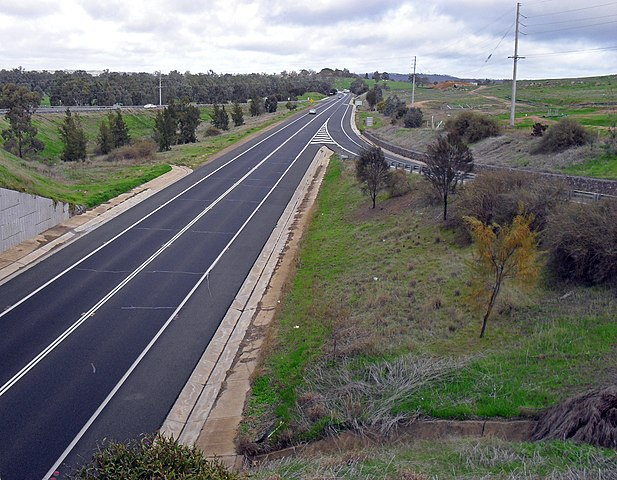
#> input picture After midterm/week 2/assets/road2.jpg, 617 x 480 px
$ python laneDetection.py
#> lines starting #> are read from the running program, lines starting #| are printed output that depends on the picture; after the words box and inside, x2 and y2 are one past the last pixel; in counts of white or black regions, pixels touching at a corner belong together
import cv2

import numpy as np


img = cv2.imread('./assets/road2.jpg')
#> img is the input picture: shape (480, 617, 3); mean B, G, R 109.5, 112, 110.2

gray = cv2.cvtColor(img, cv2.COLOR_BGR2GRAY)
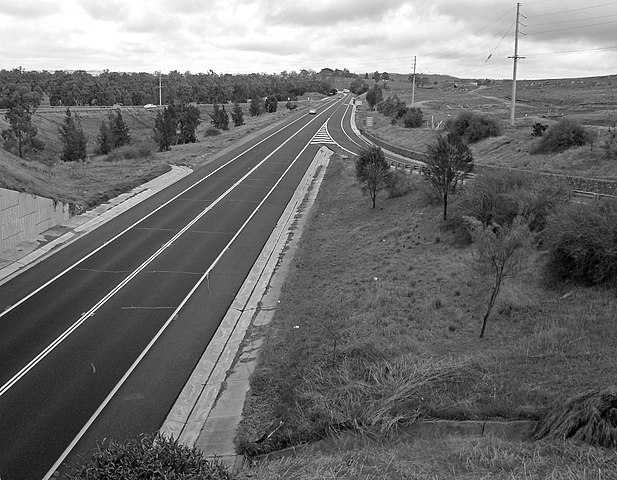
#> gray: shape (480, 617); min 0, max 255, mean 111.1

edges = cv2.Canny(gray,50,150,apertureSize=3)
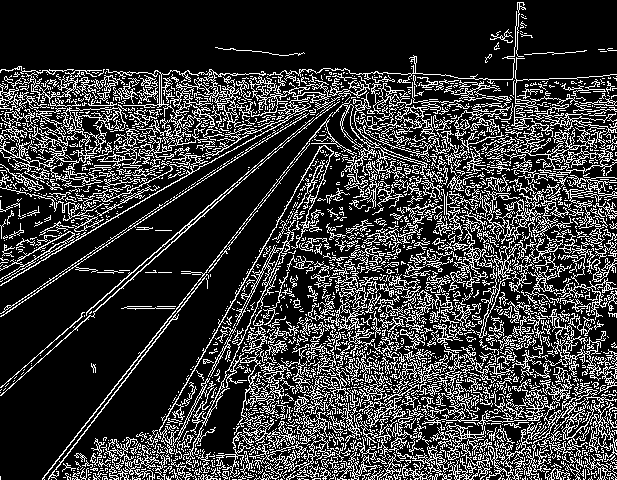
#> edges: shape (480, 617); 22% white in thin lines or dots

lines = cv2.HoughLinesP(edges,1,np.pi/360,100,minLineLength=50,maxLineGap=2)
#> lines = 16 rows, first 6: [86, 312, 262, 159], [48, 479, 128, 376], [35, 364, 280, 147], [0, 316, 193, 186], [143, 351, 303, 147], [9, 279, 184, 176]


if lines is not None:

    print("Found Lane")

    for line in lines:

        x1,y1,x2,y2 = line[0]

        cv2.line(img,(x1,y1),(x2,y2),(0,0,255),3)
#> this loop made 16 passes
#> (x1, y1, x2, y2) on passes 1 to 12: (86, 312, 262, 159), (48, 479, 128, 376), (35, 364, 280, 147), (0, 316, 193, 186), (143, 351, 303, 147), (9, 279, 184, 176), (184, 387, 322, 143), (159, 431, 233, 300), (100, 204, 171, 170), (42, 479, 161, 327), (12, 263, 70, 231), (207, 378, 253, 288)
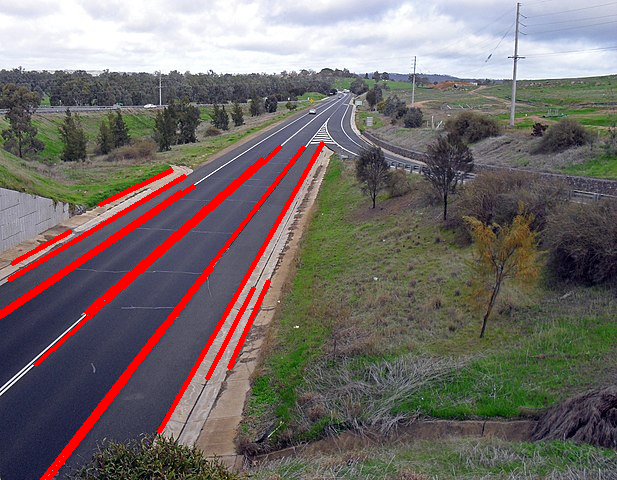
#> img: shape (480, 617, 3); 3.9% of pixels changed, all inside (x1, y1, x2, y2) = (0, 141, 325, 480)


cv2.imshow('Canny edge', edges)

cv2.imshow('houghlinesP', img)

cv2.waitKey(0)

cv2.destroyAllWindows()

$ run again, with After midterm/week 2/assets/Face 2.jpg copied over After midterm/week 2/assets/road2.jpg
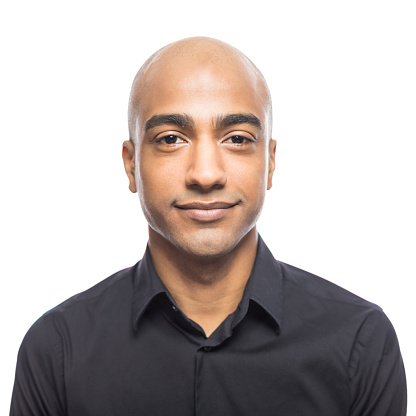
#> input picture After midterm/week 2/assets/Face 2.jpg, 416 x 416 px
#> img is the input picture: shape (416, 416, 3); mean B, G, R 177.7, 180.1, 188.5
#> `gray = cv2.cvtColor(img, cv2.COLOR_BGR2GRAY)`:
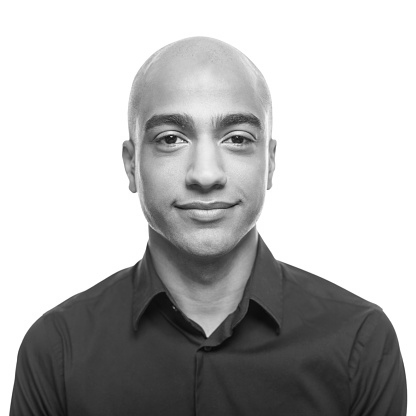
#> gray: shape (416, 416); min 8, max 255, mean 182.3
#> `edges = cv2.Canny(gray,50,150,apertureSize=3)`:
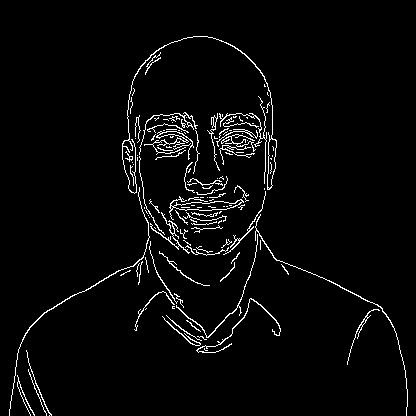
#> edges: shape (416, 416); 3.3% white in thin lines or dots, all inside (x1, y1, x2, y2) = (9, 36, 408, 416)
#> lines = None

$ run again, with After midterm/week 2/assets/Face3-1.jpg copied over After midterm/week 2/assets/road2.jpg
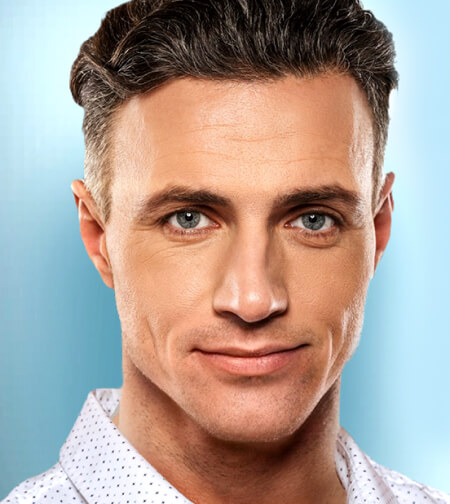
#> input picture After midterm/week 2/assets/Face3-1.jpg, 450 x 504 px
#> img is the input picture: shape (504, 450, 3); mean B, G, R 151.9, 160, 174.1
#> `gray = cv2.cvtColor(img, cv2.COLOR_BGR2GRAY)`:
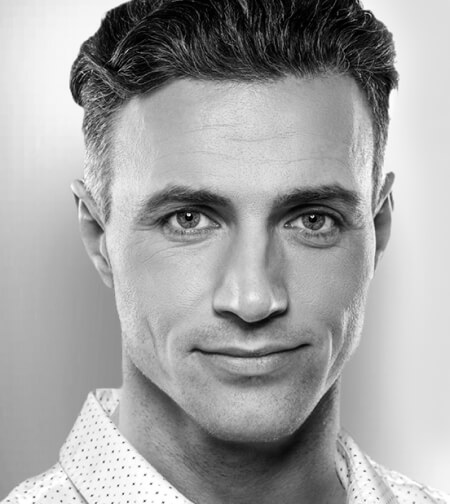
#> gray: shape (504, 450); min 0, max 255, mean 163.3
#> `edges = cv2.Canny(gray,50,150,apertureSize=3)`:
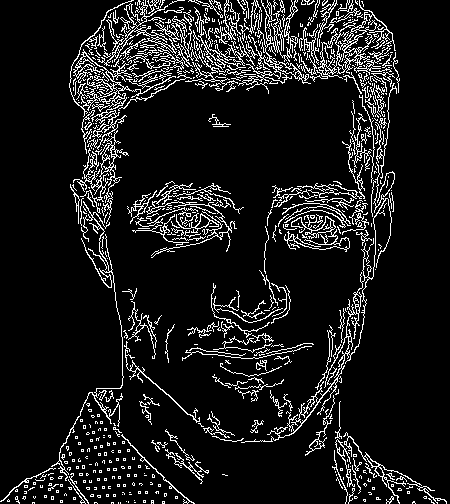
#> edges: shape (504, 450); 10.3% white in thin lines or dots
#> lines = None
